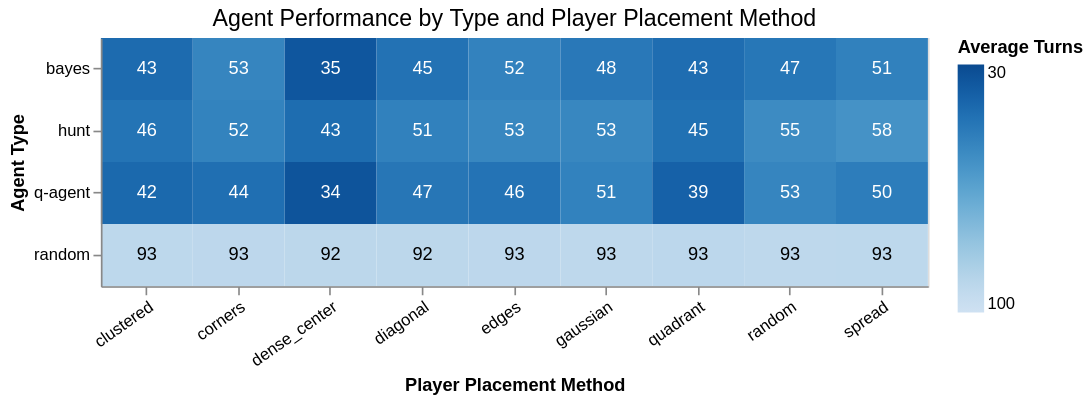

The notebook cell saved with this chart:
### Code cell
def chart_title(text: str) -> alt.TitleParams:
    return alt.TitleParams(text, fontSize=14, fontWeight="normal", anchor="middle")


# Heatmap: agent win rate by agent type x player placement method
heatmap = (
    alt.Chart(summary)
    .mark_rect()
    .encode(
        x=alt.X(
            "placement_method:N",
            title="Player Placement Method",
            axis=alt.Axis(labelAngle=-35),
        ),
        y=alt.Y("agent_type:N", title="Agent Type"),
        color=alt.Color(
            "avg_turns:Q",
            title="Average Turns",
            scale=alt.Scale(scheme="blues", domain=[100, 30]),
        ),
        tooltip=[
            alt.Tooltip("agent_type:N", title="Agent"),
            alt.Tooltip("placement_method:N", title="Placement"),
            alt.Tooltip("win_rate_pct:Q", title="Win Rate (%)", format=".1f"),
            alt.Tooltip("avg_turns:Q", title="Avg Turns", format=".1f"),
        ],
    )
    .properties(
        title=chart_title("Agent Performance by Type and Player Placement Method"),
        width=500,
        height=150,
    )
)

labels = (
    alt.Chart(summary)
    .mark_text(fontSize=11)
    .encode(
        x=alt.X("placement_method:N"),
        y=alt.Y("agent_type:N"),
        text=alt.Text("avg_turns:Q", format=".0f"),
        color=alt.condition(
            alt.datum.avg_turns < 60,
            alt.value("white"),
            alt.value("black"),
        ),
    )
)

c = heatmap + labels
c.save(IMG_DIR / "win_rate_heatmap.png")
c.show()

### Figure 1 — Vega specification as saved in the notebook (floating-point values rounded to 4 significant figures)
{"$schema": "https://vega.github.io/schema/vega/v6.json", "data": [{"name": "source_0", "values": [{"agent_type": "bayes", "avg_turns": 42.7, "placement_method": "clustered", "win_rate_pct": 100.0}, {"agent_type": "bayes", "avg_turns": 52.7, "placement_method": "corners", "win_rate_pct": 100.0}, {"agent_type": "bayes", "avg_turns": 34.8, "placement_method": "dense_center", "win_rate_pct": 100.0}, {"agent_type": "bayes", "avg_turns": 45.2, "placement_method": "diagonal", "win_rate_pct": 100.0}, {"agent_type": "bayes", "avg_turns": 51.6, "placement_method": "edges", "win_rate_pct": 100.0}, {"agent_type": "bayes", "avg_turns": 47.6, "placement_method": "gaussian", "win_rate_pct": 100.0}, {"agent_type": "bayes", "avg_turns": 43.4, "placement_method": "quadrant", "win_rate_pct": 100.0}, {"agent_type": "bayes", "avg_turns": 47.0, "placement_method": "random", "win_rate_pct": 100.0}, {"agent_type": "bayes", "avg_turns": 51.1, "placement_method": "spread", "win_rate_pct": 100.0}, {"agent_type": "hunt", "avg_turns": 45.8, "placement_method": "clustered", "win_rate_pct": 100.0}, {"agent_type": "hunt", "avg_turns": 51.7, "placement_method": "corners", "win_rate_pct": 100.0}, {"agent_type": "hunt", "avg_turns": 43.2, "placement_method": "dense_center", "win_rate_pct": 100.0}, {"agent_type": "hunt", "avg_turns": 51.0, "placement_method": "diagonal", "win_rate_pct": 100.0}, {"agent_type": "hunt", "avg_turns": 53.3, "placement_method": "edges", "win_rate_pct": 100.0}, {"agent_type": "hunt", "avg_turns": 53.3, "placement_method": "gaussian", "win_rate_pct": 100.0}, {"agent_type": "hunt", "avg_turns": 44.6, "placement_method": "quadrant", "win_rate_pct": 100.0}, {"agent_type": "hunt", "avg_turns": 55.1, "placement_method": "random", "win_rate_pct": 99.9}, {"agent_type": "hunt", "avg_turns": 58.1, "placement_method": "spread", "win_rate_pct": 99.9}, {"agent_type": "q-agent", "avg_turns": 41.7, "placement_method": "clustered", "win_rate_pct": 99.7}, {"agent_type": "q-agent", "avg_turns": 44.0, "placement_method": "corners", "win_rate_pct": 99.9}, {"agent_type": "q-agent", "avg_turns": 33.9, "placement_method": "dense_center", "win_rate_pct": 100.0}, {"agent_type": "q-agent", "avg_turns": 46.7, "placement_method": "diagonal", "win_rate_pct": 100.0}, {"agent_type": "q-agent", "avg_turns": 45.7, "placement_method": "edges", "win_rate_pct": 99.7}, {"agent_type": "q-agent", "avg_turns": 51.4, "placement_method": "gaussian", "win_rate_pct": 99.9}, {"agent_type": "q-agent", "avg_turns": 39.0, "placement_method": "quadrant", "win_rate_pct": 99.7}, {"agent_type": "q-agent", "avg_turns": 52.6, "placement_method": "random", "win_rate_pct": 99.8}, {"agent_type": "q-agent", "avg_turns": 49.5, "placement_method": "spread", "win_rate_pct": 100.0}, {"agent_type": "random", "avg_turns": 92.7, "placement_method": "clustered", "win_rate_pct": 52.7}, {"agent_type": "random", "avg_turns": 92.6, "placement_method": "corners", "win_rate_pct": 47.8}, {"agent_type": "random", "avg_turns": 92.4, "placement_method": "dense_center", "win_rate_pct": 49.9}, {"agent_type": "random", "avg_turns": 92.3, "placement_method": "diagonal", "win_rate_pct": 51.9}, {"agent_type": "random", "avg_turns": 92.6, "placement_method": "edges", "win_rate_pct": 51.2}, {"agent_type": "random", "avg_turns": 92.9, "placement_method": "gaussian", "win_rate_pct": 53.8}, {"agent_type": "random", "avg_turns": 92.5, "placement_method": "quadrant", "win_rate_pct": 52.0}, {"agent_type": "random", "avg_turns": 92.9, "placement_method": "random", "win_rate_pct": 47.6}, {"agent_type": "random", "avg_turns": 92.7, "placement_method": "spread", "win_rate_pct": 47.5}]}, {"name": "data_0", "values": [{"agent_type": "bayes", "avg_turns": 42.7, "placement_method": "clustered", "win_rate_pct": 100.0}, {"agent_type": "bayes", "avg_turns": 52.7, "placement_method": "corners", "win_rate_pct": 100.0}, {"agent_type": "bayes", "avg_turns": 34.8, "placement_method": "dense_center", "win_rate_pct": 100.0}, {"agent_type": "bayes", "avg_turns": 45.2, "placement_method": "diagonal", "win_rate_pct": 100.0}, {"agent_type": "bayes", "avg_turns": 51.6, "placement_method": "edges", "win_rate_pct": 100.0}, {"agent_type": "bayes", "avg_turns": 47.6, "placement_method": "gaussian", "win_rate_pct": 100.0}, {"agent_type": "bayes", "avg_turns": 43.4, "placement_method": "quadrant", "win_rate_pct": 100.0}, {"agent_type": "bayes", "avg_turns": 47.0, "placement_method": "random", "win_rate_pct": 100.0}, {"agent_type": "bayes", "avg_turns": 51.1, "placement_method": "spread", "win_rate_pct": 100.0}, {"agent_type": "hunt", "avg_turns": 45.8, "placement_method": "clustered", "win_rate_pct": 100.0}, {"agent_type": "hunt", "avg_turns": 51.7, "placement_method": "corners", "win_rate_pct": 100.0}, {"agent_type": "hunt", "avg_turns": 43.2, "placement_method": "dense_center", "win_rate_pct": 100.0}, {"agent_type": "hunt", "avg_turns": 51.0, "placement_method": "diagonal", "win_rate_pct": 100.0}, {"agent_type": "hunt", "avg_turns": 53.3, "placement_method": "edges", "win_rate_pct": 100.0}, {"agent_type": "hunt", "avg_turns": 53.3, "placement_method": "gaussian", "win_rate_pct": 100.0}, {"agent_type": "hunt", "avg_turns": 44.6, "placement_method": "quadrant", "win_rate_pct": 100.0}, {"agent_type": "hunt", "avg_turns": 55.1, "placement_method": "random", "win_rate_pct": 99.9}, {"agent_type": "hunt", "avg_turns": 58.1, "placement_method": "spread", "win_rate_pct": 99.9}, {"agent_type": "q-agent", "avg_turns": 41.7, "placement_method": "clustered", "win_rate_pct": 99.7}, {"agent_type": "q-agent", "avg_turns": 44.0, "placement_method": "corners", "win_rate_pct": 99.9}, {"agent_type": "q-agent", "avg_turns": 33.9, "placement_method": "dense_center", "win_rate_pct": 100.0}, {"agent_type": "q-agent", "avg_turns": 46.7, "placement_method": "diagonal", "win_rate_pct": 100.0}, {"agent_type": "q-agent", "avg_turns": 45.7, "placement_method": "edges", "win_rate_pct": 99.7}, {"agent_type": "q-agent", "avg_turns": 51.4, "placement_method": "gaussian", "win_rate_pct": 99.9}, {"agent_type": "q-agent", "avg_turns": 39.0, "placement_method": "quadrant", "win_rate_pct": 99.7}, {"agent_type": "q-agent", "avg_turns": 52.6, "placement_method": "random", "win_rate_pct": 99.8}, {"agent_type": "q-agent", "avg_turns": 49.5, "placement_method": "spread", "win_rate_pct": 100.0}, {"agent_type": "random", "avg_turns": 92.7, "placement_method": "clustered", "win_rate_pct": 52.7}, {"agent_type": "random", "avg_turns": 92.6, "placement_method": "corners", "win_rate_pct": 47.8}, {"agent_type": "random", "avg_turns": 92.4, "placement_method": "dense_center", "win_rate_pct": 49.9}, {"agent_type": "random", "avg_turns": 92.3, "placement_method": "diagonal", "win_rate_pct": 51.9}, {"agent_type": "random", "avg_turns": 92.6, "placement_method": "edges", "win_rate_pct": 51.2}, {"agent_type": "random", "avg_turns": 92.9, "placement_method": "gaussian", "win_rate_pct": 53.8}, {"agent_type": "random", "avg_turns": 92.5, "placement_method": "quadrant", "win_rate_pct": 52.0}, {"agent_type": "random", "avg_turns": 92.9, "placement_method": "random", "win_rate_pct": 47.6}, {"agent_type": "random", "avg_turns": 92.7, "placement_method": "spread", "win_rate_pct": 47.5}]}, {"name": "data_0_x_domain_placement_method_0", "values": [{"placement_method": "clustered"}, {"placement_method": "corners"}, {"placement_method": "dense_center"}, {"placement_method": "diagonal"}, {"placement_method": "edges"}, {"placement_method": "gaussian"}, {"placement_method": "quadrant"}, {"placement_method": "random"}, {"placement_method": "spread"}]}, {"name": "source_0_x_domain_placement_method_1", "values": [{"placement_method": "clustered"}, {"placement_method": "corners"}, {"placement_method": "dense_center"}, {"placement_method": "diagonal"}, {"placement_method": "edges"}, {"placement_method": "gaussian"}, {"placement_method": "quadrant"}, {"placement_method": "random"}, {"placement_method": "spread"}]}, {"name": "data_0_y_domain_agent_type_0", "values": [{"agent_type": "bayes"}, {"agent_type": "hunt"}, {"agent_type": "q-agent"}, {"agent_type": "random"}]}, {"name": "source_0_y_domain_agent_type_1", "values": [{"agent_type": "bayes"}, {"agent_type": "hunt"}, {"agent_type": "q-agent"}, {"agent_type": "random"}]}], "marks": [{"type": "rect", "name": "layer_0_marks", "from": {"data": "data_0"}, "encode": {"update": {"fill": {"field": "avg_turns", "scale": "color"}, "tooltip": {"signal": "{\"Agent\": isValid(datum[\"agent_type\"]) ? isArray(datum[\"agent_type\"]) ? join(datum[\"agent_type\"], '\\n') : datum[\"agent_type\"] : \"\"+datum[\"agent_type\"], \"Placement\": isValid(datum[\"placement_method\"]) ? isArray(datum[\"placement_method\"]) ? join(datum[\"placement_method\"], '\\n') : datum[\"placement_method\"] : \"\"+datum[\"placement_method\"], \"Win Rate (%)\": format(datum[\"win_rate_pct\"], \".1f\"), \"Avg Turns\": format(datum[\"avg_turns\"], \".1f\")}"}, "width": {"signal": "max(0.25, bandwidth('x'))"}, "y": {"field": "agent_type", "scale": "y"}, "height": {"signal": "max(0.25, bandwidth('y'))"}, "x": {"field": "placement_method", "scale": "x"}}}, "style": ["rect"]}, {"type": "text", "name": "layer_1_marks", "from": {"data": "source_0"}, "encode": {"update": {"x": {"field": "placement_method", "scale": "x", "band": 0.5}, "y": {"field": "agent_type", "scale": "y", "band": 0.5}, "text": {"signal": "format(datum[\"avg_turns\"], \".0f\")"}, "baseline": {"value": "middle"}, "align": {"value": "center"}, "fontSize": {"value": 11}, "fill": [{"value": "white", "test": "(datum.avg_turns < 60)"}, {"value": "black"}]}}, "style": ["text"]}], "scales": [{"name": "x", "type": "band", "domain": {"fields": [{"data": "data_0_x_domain_placement_method_0", "field": "placement_method"}, {"data": "source_0_x_domain_placement_method_1", "field": "placement_method"}], "sort": true}, "range": [0, {"signal": "width"}], "paddingInner": 0, "paddingOuter": 0}, {"name": "y", "type": "band", "domain": {"fields": [{"data": "data_0_y_domain_agent_type_0", "field": "agent_type"}, {"data": "source_0_y_domain_agent_type_1", "field": "agent_type"}], "sort": true}, "range": [0, {"signal": "height"}], "paddingInner": 0, "paddingOuter": 0}, {"name": "color", "type": "linear", "domain": [100, 30], "range": {"scheme": "blues"}, "interpolate": "hcl", "zero": false}], "axes": [{"scale": "x", "orient": "bottom", "title": "Player Placement Method", "labelAngle": 325, "labelAlign": "right", "zindex": 1, "labelBaseline": "top", "grid": false}, {"scale": "y", "zindex": 1, "orient": "left", "grid": false, "title": "Agent Type"}], "title": {"text": "Agent Performance by Type and Player Placement Method", "frame": "group", "anchor": "middle", "fontWeight": "normal", "fontSize": 14}, "background": "white", "padding": 5, "height": 150, "legends": [{"title": "Average Turns", "fill": "color", "gradientLength": {"signal": "clamp(height, 64, 200)"}}], "style": "cell", "width": 500}
